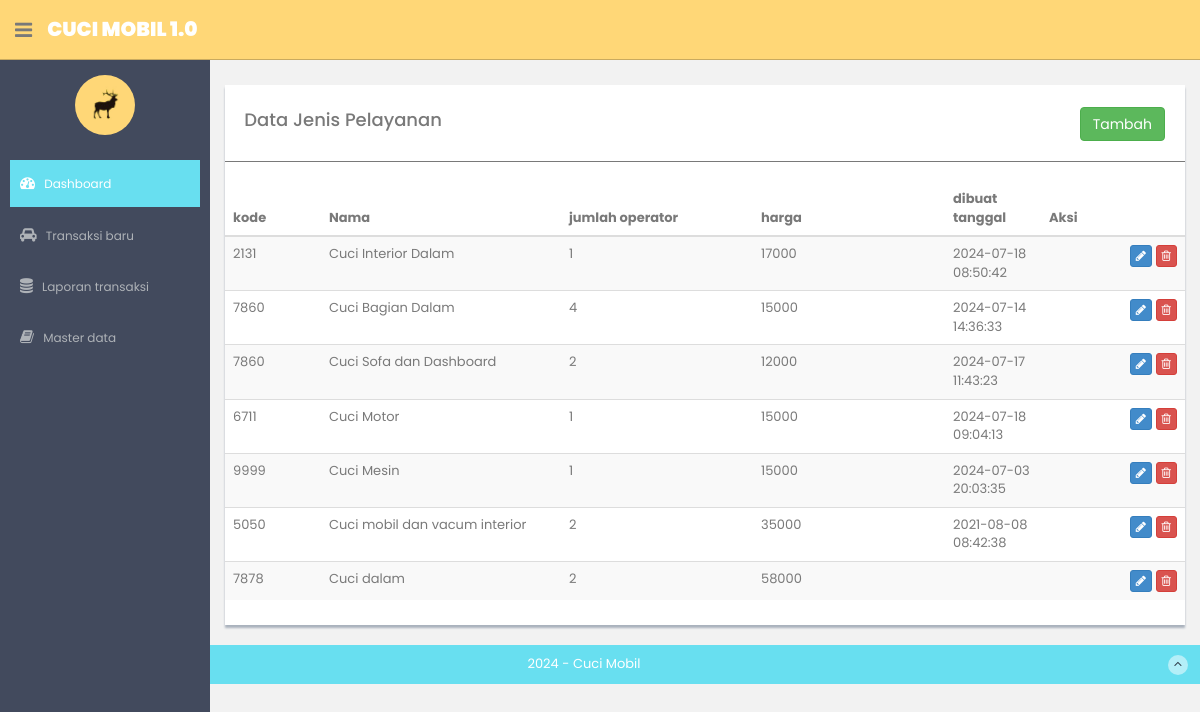
Page /services on the earlier database version.
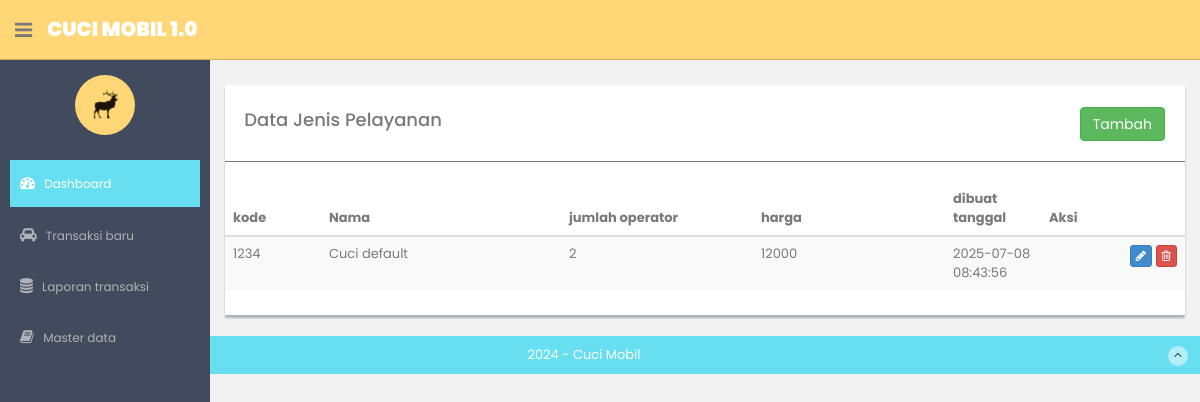
Same page on the later database version.
### model/Services.py (models this page shows)
class Servs(Model):
    id = IntegerField(primary_key=True)
    code = CharField()
    name = CharField()
    price = IntegerField()
    many_operators = IntegerField()
    created_on = CharField()
    class Meta:
        database = db
        db_table = 'services'

### routes_services.py (the view)
@app.route("/services", methods=["GET"])
def services():
    services = ServicesController.list_services()
    print(services)
    return render_template('references/services/services-list.html', services=services)

### controller/ServicesController.py (called while the page is built)
    @staticmethod
    def list_services():
        return Servs.select()

### templates/references/services/services-list.html (shortened to what this page needs)
{% extends "layout.html" %}
{% block content %}
<div class="row mt">
      <div class="col-md-12">
          <div class="content-panel">
              <table class="table table-striped table-advance table-hover">
                <div >
                    <div style="float:left;"><h4>&nbsp; Data Jenis Pelayanan </h4></div>
                    <div class="pull-right" style="padding-top:7px;padding-right:20px;">
                        <button class="btn btn-success " onclick="javscript:openModal(0)">Tambah</button>
                    </div>
                </div>
                <hr/>
                  <thead>
                  <tr>
                      <th width="10%"> kode</th>
                      <th width="25%"> Nama</th>
                      <th width="20%"> jumlah operator</th>
                      <th width="20%"> harga</th>
                      <th width="10%"> dibuat tanggal</th>
                      <th width="20%">Aksi</th>
                  </tr>
                  </thead>
                  <tbody>
                  {% for item in services %}
                  <tr>
                      <td>{{ item.code }} </td>
                      <td>{{ item.name }} </td>
                      <td>{{ item.many_operators }} </td>
                      <td>{{ item.price }} </td>
                      <td>{{ item.created_on }} </td>
                      <td align="right">
                          <button class="btn btn-primary btn-xs"  onclick="javscript:openModal({{ item.id }})"><i class="fa fa-pencil"></i></button>
                          <button class="btn btn-danger btn-xs" onclick="javscript:deleteRecord({{ item.id }})"><i class="fa fa-trash-o "></i></button>
                      </td>
                  </tr>
                 {% endfor %}
                  </tbody>
              </table>
          </div>
      </div>
  </div>
{% endblock %}

Differences in the rows shown:
removed Servs: code "2131", name "Cuci Interior Dalam", many_operators "1", price "17000", created_on "2024-07-18 08:50:42"
removed Servs: code "7860", name "Cuci Bagian Dalam", many_operators "4", price "15000", created_on "2024-07-14 14:36:33"
removed Servs: code "7860", name "Cuci Sofa dan Dashboard", many_operators "2", price "12000", created_on "2024-07-17 11:43:23"
removed Servs: code "6711", name "Cuci Motor", many_operators "1", price "15000", created_on "2024-07-18 09:04:13"
removed Servs: code "9999", name "Cuci Mesin", many_operators "1", price "15000", created_on "2024-07-03 20:03:35"
removed Servs: code "5050", name "Cuci mobil dan vacum interior", many_operators "2", price "35000", created_on "2021-08-08 08:42:38"
removed Servs: code "7878", name "Cuci dalam", many_operators "2", price "58000"
added Servs: code "1234", name "Cuci default", many_operators "2", price "12000", created_on "2025-07-08 08:43:56"
